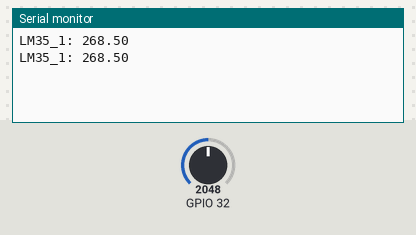
The sketch below on a simulated ESP32. Parts: the last lines printed to the serial monitor. Inputs (shaded band) come from the test bench; at power-on: GPIO 32 = 2048 (analog values on the 0–4095 scale).

Above: at 1.8 s.
1.9 s: GPIO 32 set to 2866
At 2.7 s:
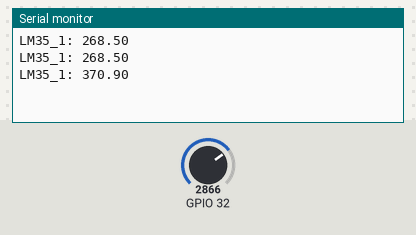
3.4 s: GPIO 32 set to 3603
At 4.8 s:
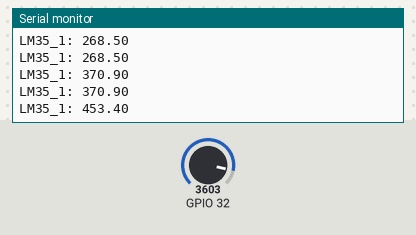
Timing chart, 0 to 6.4 s (numbered marks = the images above; inputs shaded):
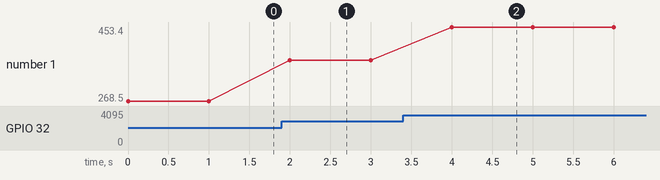

The sketch:

lm35_calibrated_test.ino
```cpp
#include <Arduino.h>
#include <driver/dac.h>
#include "esp32_2_calibration.h"

#define LM35_1       32
#define ADC_RESOLUTION 4096
#define ADC_VREF_mV 5000

void setup() {
    //dac_output_enable(DAC_CHANNEL_1);        // Enable DAC on pin 25
    //dac_output_voltage(DAC_CHANNEL_1, 0);    // Setup output voltage to 0
    analogReadResolution(12);
    Serial.begin(115200);
    //while (!Serial) {}
}

float leer_lm35 (int sensor) {
  float milliVolt, tempC;
  int calibratedReading, rawReading;

  rawReading = analogRead(sensor);
  calibratedReading = (int)ADC_LUT[rawReading];
  milliVolt = calibratedReading * ADC_VREF_mV / ADC_RESOLUTION;
  //Serial.println (milliVolt);

  //for (int i=1; i<250; i++) {
      //dac_output_voltage(DAC_CHANNEL_1, i);    // DAC output (8-bit resolution)
      //delayMicroseconds(100);
      //rawReading = analogRead(sensor);                          // read value from ADC
      //calibratedReading = (int)ADC_LUT[rawReading];    // get the calibrated value from LUT
  //}


  //milliVolt = calibratedReading * (ADC_VREF_mV / ADC_RESOLUTION);
  //tempC = (milliVolt / 10) - 273.15;
  tempC = milliVolt / 10;

  return (tempC);
}

void loop() {
    Serial.print ("LM35_1: ");
    Serial.println (leer_lm35(LM35_1));

    delay(1000);
}
```

Source omitted: esp32_2_calibration.h (19808 bytes)

Measured:
- after the input at 1.9 s, the serial monitor: prints a new line after 0.10 s (image 1)
- after the input at 3.4 s, the serial monitor: prints a new line after 0.60 s (image 2)
- plotted number 1: 268.5 → 370.9 after the input at 1.9 s, 370.9 → 453.4 after the input at 3.4 s
